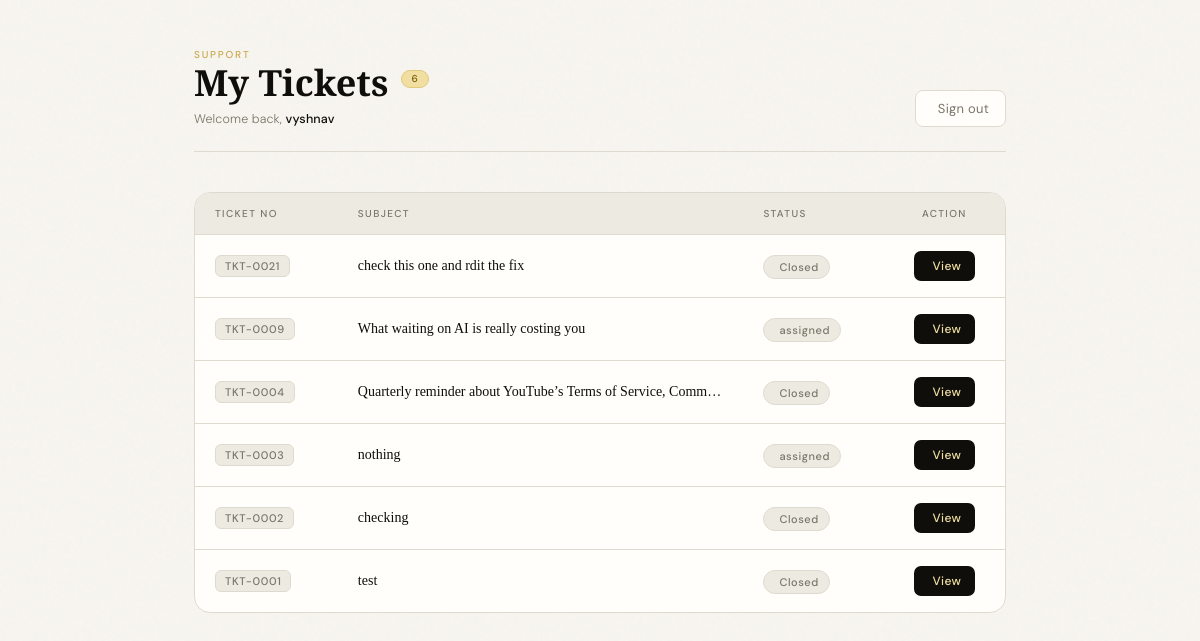
Page /staff/ (signed in) on the earlier database version.
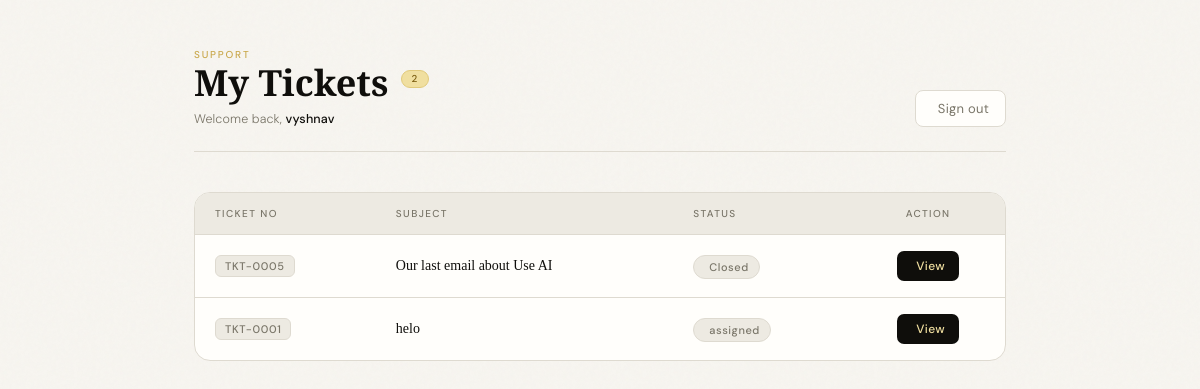
Same page on the later database version.
### myapp/models.py (models this page shows, shortened)
class Ticket(models.Model):
    STATUS_CHOICES = [
        ("unassigned",        "Unassigned"),
        ("assigned",    "Assigned"),
        ("closed",      "Closed"),
    ]
    ticket_number = models.CharField(max_length=20, unique=True, editable=False)
    mail_id  = models.CharField(max_length=50, unique=True)
    subject  = models.TextField(blank=True)
    sender   = models.CharField(max_length=255, blank=True)
    date     = models.CharField(max_length=100, blank=True)
    body     = models.TextField(blank=True)
    assigned_to = models.ForeignKey(Staff, null=True, blank=True, on_delete=models.SET_NULL, related_name="tickets" )
    status = models.CharField(max_length=20, choices=STATUS_CHOICES, default="unassigned")
    created_at = models.DateTimeField(auto_now_add=True)
    class Meta:
        ordering = ["-created_at"]

### myapp/views.py (the view)
# urls.py: path("staff/", views.staff_asigned_ticket, name="staff_asigned_ticket"),
def staff_asigned_ticket(request):
    staff_email=request.session.get('staff_email')
    if not staff_email:
        return redirect("login")
    staff = get_object_or_404(Staff, email=staff_email)
    tickets = Ticket.objects.filter(assigned_to=staff)
    return render(request, "staff_asigned_ticket.html", {
        "tickets": tickets,
        "staff": staff
    })

### templates/staff_asigned_ticket.html (shortened to what this page needs)
<!DOCTYPE html>
<html>
<head>
  <link rel="stylesheet" href="https://cdn.jsdelivr.net/npm/@tabler/icons-webfont@latest/tabler-icons.min.css">
</head>
<body>
<div class="shell">
  <div class="top-bar">
    <div class="header-left">
      <span class="eyebrow">Support</span>
      <h1 class="title">
        My Tickets
        {% if tickets %}
          <span class="badge">{{ tickets|length }}</span>
        {% endif %}
      </h1>
      <p class="welcome-note">Welcome back, <strong>{{ staff.name }}</strong></p>
    </div>
    <div class="header-right">
      <a href="{% url 'logout' %}" class="logout-btn">
         Sign out
      </a>
    </div>
  </div>
  <div class="table-wrapper">
    <table>
      <thead>
        <tr>
          <th>Ticket No</th>
          <th>Subject</th>
          <th>Status</th>
          <th>Action</th>
        </tr>
      </thead>
      <tbody>
        {% for ticket in tickets %}
        <tr style="animation-delay: {{ forloop.counter0 }}00ms;">
          <td><span class="ticket-num">{{ ticket.ticket_number }}</span></td>
          <td class="subject-cell">{{ ticket.subject }}</td>
          <td>
            {% if ticket.status == "open" or ticket.status == "Open" %}
              <span class="status-badge status-open"><i class="ti ti-circle-dot"></i> Open</span>
            {% elif ticket.status == "pending" or ticket.status == "Pending" %}
              <span class="status-badge status-pending"><i class="ti ti-clock"></i> Pending</span>
            {% elif ticket.status == "resolved" or ticket.status == "Resolved" %}
              <span class="status-badge status-resolved"><i class="ti ti-circle-check"></i> Resolved</span>
            {% elif ticket.status == "closed" or ticket.status == "Closed" %}
              <span class="status-badge status-closed"> Closed</span>
            {% else %}
              <span class="status-badge status-closed"> {{ ticket.status }}</span>
            {% endif %}
          </td>
          <td class="action-cell">
            <a href="{% url 'staff_ticket_detail' ticket.id %}" class="view-btn">
               View
            </a>
          </td>
        </tr>
        {% endfor %}
      </tbody>
    </table>
  </div>
</div>
</body>
</html>

Differences in the rows shown:
no longer on this page (row edited): Ticket: ticket_number "TKT-0021", subject "check this one and rdit the fix", status "Closed"
no longer on this page (row edited): Ticket: ticket_number "TKT-0009", subject "What waiting on AI is really costing you", status "assigned"
no longer on this page (row edited): Ticket: ticket_number "TKT-0004", subject "Quarterly reminder about YouTube’s Terms of Service, Comm…", status "Closed"
no longer on this page (row edited): Ticket: ticket_number "TKT-0003", subject "nothing", status "assigned"
no longer on this page (row edited): Ticket: ticket_number "TKT-0002", subject "checking", status "Closed"
now on this page (row edited): Ticket: ticket_number "TKT-0005", subject "Our last email about Use AI", status "Closed"
changed Ticket "TKT-0001": subject "test" → "helo"; status (not shown) → "assigned"; no longer shows "Closed"
Other differences:
{{ tickets|length }}: "6" → "2"
